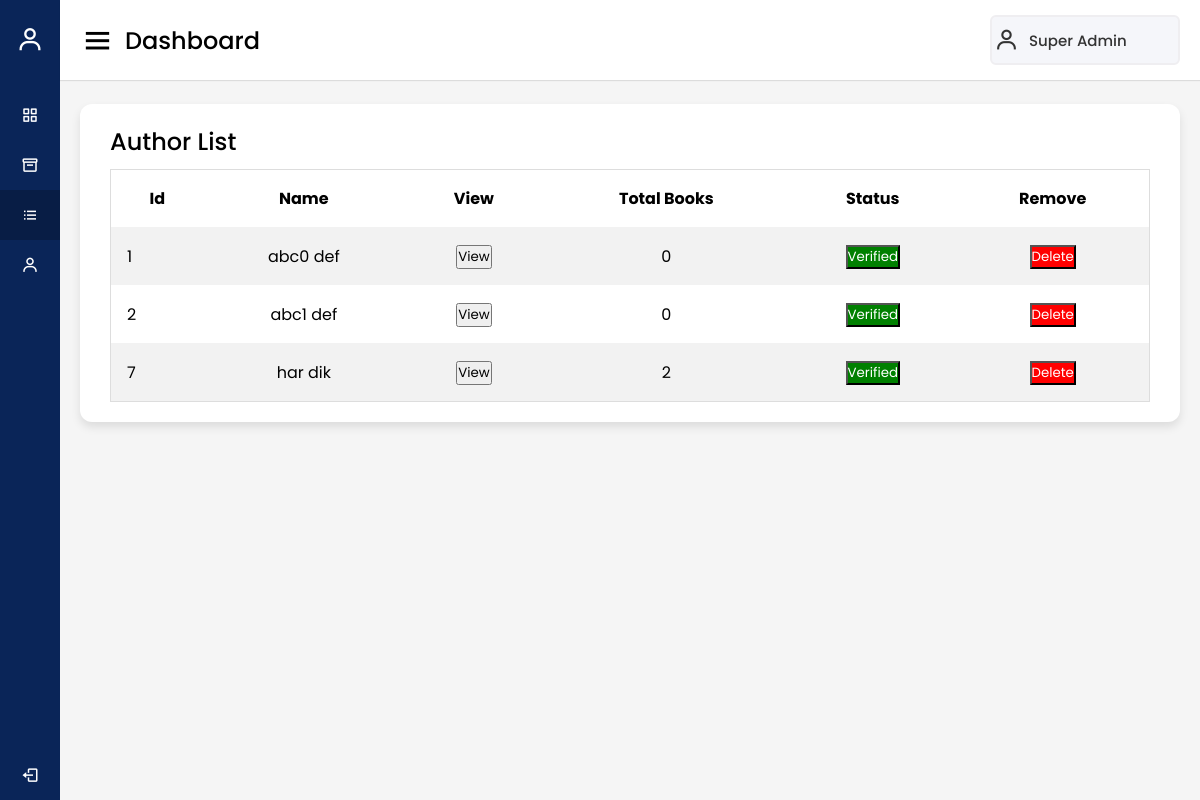
Screenshot of /Admin/author.php (signed in) with the database file from the repository.
### tables this page shows
CREATE TABLE `admin_data` (
  `admin_id` int(11) NOT NULL,
  `admin_first_name` varchar(20) NOT NULL,
  `admin_last_name` varchar(20) NOT NULL,
  `admin_email` varchar(100) NOT NULL,
  `admin_password` varchar(20) NOT NULL
);

CREATE TABLE `author_data` (
  `author_id` int(11) NOT NULL,
  `author_first_name` varchar(20) NOT NULL,
  `author_last_name` varchar(20) NOT NULL,
  `author_email` varchar(100) NOT NULL,
  `author_phone_no` bigint(11) NOT NULL,
  `author_password` varchar(20) NOT NULL,
  `author_gender` varchar(10) NOT NULL,
  `author_city` varchar(20) NOT NULL,
  `author_state` varchar(20) NOT NULL,
  `author_pincode` int(11) NOT NULL,
  `author_email_status` int(1) NOT NULL,
  `author_verified` int(1) NOT NULL
);

### Admin/author.php (the view, shortened to what this page needs)
<?php
if(isset($_SESSION['ad_id'])){
?>
<!DOCTYPE html>
<html lang="en" dir="ltr">
<head>
  <link rel="stylesheet" href="./style.css">
  <link href='https://unpkg.com/boxicons@2.0.7/css/boxicons.min.css' rel='stylesheet'>
</head>
<?php
include "../database/connect.php";
$id = $_SESSION['ad_id'];
$que1 = mysqli_query($con, "SELECT * FROM admin_data WHERE admin_id=$id");
$arr1 = mysqli_fetch_array($que1);
$que2 = mysqli_query($con, "SELECT * FROM author_data WHERE author_email_status=1 order by author_verified");
?>
<body>
  <div class="sidebar">
    <div class="logo-details">
      <i class='bx bx-user bx-flashing'></i>
      <span class="logo_name">Admin Pannel</span>
    </div>
    <ul class="nav-links">
      <li>
        <a href="./index.php">
          <i class='bx bx-grid-alt'></i>
          <span class="links_name">Dashboard</span>
        </a>
      </li>
      <li>
        <a href="./book_review.php">
          <i class='bx bx-box'></i>
          <span class="links_name">Book</span>
        </a>
      </li>
      <li>
        <a href="./author.php" class="active">
          <i class='bx bx-list-ul'></i>
          <span class="links_name">Author list</span>
        </a>
      </li>
      <li>
        <a href="./profile.php">
          <i class='bx bx-user'></i>
          <span class="links_name">Profile</span>
        </a>
      </li>
      <li class="log_out">
        <a href="../logout.php">
          <i class='bx bx-log-out'></i>
          <span class="links_name">Log out</span>
        </a>
      </li>
    </ul>
  </div>
  <section class="home-section">
    <nav>
      <div class="sidebar-button">
        <i class='bx bx-menu sidebarBtn'></i>
        <span class="dashboard">Dashboard</span>
      </div>
      <div class="profile-details">
        <i class='bx bx-user'></i>
        <a href="./profile.php"><span class="admin_name"><?php echo $arr1['admin_first_name'], " ", $arr1['admin_last_name'];  ?></span></a>
      </div>
    </nav>
    <div class="home-content">
      <div class="sales-boxes">
        <div class="recent-sales box">
          <div class="title">Author List</div>
          <div class="sales-details">
            <table>
              <tr>
                <th style="text-align: center;">Id</th>
                <th style="text-align: center;">Name</th>
                <th style="text-align: center;">View</th>
                <th style="text-align: center;">Total Books</th>
                <th style="text-align: center;">Status</th>
                <th style="text-align: center;">Remove</th>
              </tr>
              <?php
              while ($arr2 = mysqli_fetch_array($que2)) {
              ?>
                <tr>
                  <td><?php echo $arr2['author_id']; ?></td>
                  <td><?php echo $arr2['author_first_name'], " ", $arr2['author_last_name']; ?></td>
                  <td><a href="./author_view.php?id=<?php echo $arr2['author_id']; ?>"><button>View</button></a></td>
                  <?php
                  if ($arr2['author_verified'] == 0) {
                  ?>
                    <td>0</td>
                    <td><a href="./author_verified.php?status=1&id=<?php echo $arr2['author_id']; ?>"><button class="author-unverified-button">UnVerified</button></a></td>
                  <?php
                  } else {
                    $tmpid = $arr2['author_id'];
                    $tmpq = mysqli_query($con, "SELECT * FROM ebook_data WHERE author_id=$tmpid");
                    $tmparr = mysqli_num_rows($tmpq);
                  ?>
                    <td><?php echo $tmparr; ?></td>
                    <td><a href="./author_verified.php?status=0&id=<?php echo $arr2['author_id']; ?>"><button class="author-verified-button">Verified</button></a></td>
                  <?php
                  }
                  ?>
                  <td><a href="../Admin/delete_author.php?id=<?php echo $arr2['author_id']; ?>"><button class="author-unverified-button">Delete</button></a></td>
                </tr>
              <?php
              }
              ?>
            </table>
          </div>
        </div>
      </div>
    </div>
  </section>
</body>
</html>
<?php
} else {
  header("Location: ../login.html");
}
?>

### Admin/style.css (style rules this page uses)
* { margin: 0; padding: 0; box-sizing: border-box; font-family: 'Poppins', sans-serif; text-decoration: none; }
.sidebar { position: fixed; height: 100%; width: 240px; background: #0A2558; transition: all 0.5s ease; }
.sidebar .logo-details { height: 80px; display: flex; align-items: center; }
.sidebar .logo-details i { font-size: 28px; font-weight: 500; color: #fff; min-width: 60px; text-align: center }
.sidebar .logo-details .logo_name { color: #fff; font-size: 24px; font-weight: 500; }
.sidebar .nav-links { margin-top: 10px; }
.sidebar .nav-links li { position: relative; list-style: none; height: 50px; }
.sidebar .nav-links li a { height: 100%; width: 100%; display: flex; align-items: center; text-decoration: none; transition: all 0.4s ease; }
.sidebar .nav-links li a.active { background: #081D45; }
.sidebar .nav-links li i { min-width: 60px; text-align: center; font-size: 18px; color: #fff; }
.sidebar .nav-links li a .links_name { color: #fff; font-size: 15px; font-weight: 400; white-space: nowrap; }
.sidebar .nav-links .log_out { position: absolute; bottom: 0; width: 100%; }
.home-section { position: relative; background: #f5f5f5; min-height: 100vh; width: calc(100% - 240px); left: 240px; transition: all 0.5s ease; }
.home-section nav { display: flex; justify-content: space-between; height: 80px; background: #fff; display: flex; align-items: center; position: fixed; width: calc(100% - 240px); left: 240px; z-index: 100; padding: 0 20px; box-shadow: 0 1px 1px rgba(0, 0, 0, 0.1); transition: all 0.5s ease; }
.home-section nav .sidebar-button { display: flex; align-items: center; font-size: 24px; font-weight: 500; }
nav .sidebar-button i { font-size: 35px; margin-right: 10px; }
.home-section nav .profile-details { display: flex; align-items: center; background: #F5F6FA; border: 2px solid #EFEEF1; border-radius: 6px; height: 50px; min-width: 190px; padding: 0 15px 0 2px; }
nav .profile-details .admin_name { font-size: 15px; font-weight: 500; color: #333; margin: 0 10px; white-space: nowrap; }
nav .profile-details i { font-size: 25px; color: #333; }
.home-section .home-content { position: relative; padding-top: 104px; }
.home-content .sales-boxes { display: flex; justify-content: space-between; }
.home-content .sales-boxes .recent-sales { width: 100%; background: #fff; padding: 20px 30px; margin: 0 20px; border-radius: 12px; box-shadow: 0 5px 10px rgba(0, 0, 0, 0.1); }
.home-content .sales-boxes .sales-details { display: flex; align-items: center; justify-content: space-between; }
.sales-boxes .box .title { font-size: 24px; font-weight: 500; margin-bottom: 10px; }
table { border-collapse: collapse; border-spacing: 0; width: 100%; border: 1px solid #ddd; }
th, td { text-align: center; padding: 16px; }
th:first-child, td:first-child { text-align: left; }
tr:nth-child(even) { background-color: #f2f2f2 }
.author-unverified-button { background-color: red; color: white; }
.author-verified-button { background-color: green; color: white; }
a { text-decoration: none; }
@media (max-width: 1240px) { .sidebar { width: 60px; } }
@media (max-width: 1240px) { .home-section { width: calc(100% - 60px); left: 60px; } }
@media (max-width: 1240px) { .home-section nav { width: calc(100% - 60px); left: 60px; } }

### rows the page displays
admin_data: admin_first_name "Super", admin_last_name "Admin"
author_data: author_id "1", author_first_name "abc0", author_last_name "def", tmparr "0"
author_data: author_id "2", author_first_name "abc1", author_last_name "def", tmparr "0"
author_data: author_id "7", author_first_name "har", author_last_name "dik", tmparr "2"
